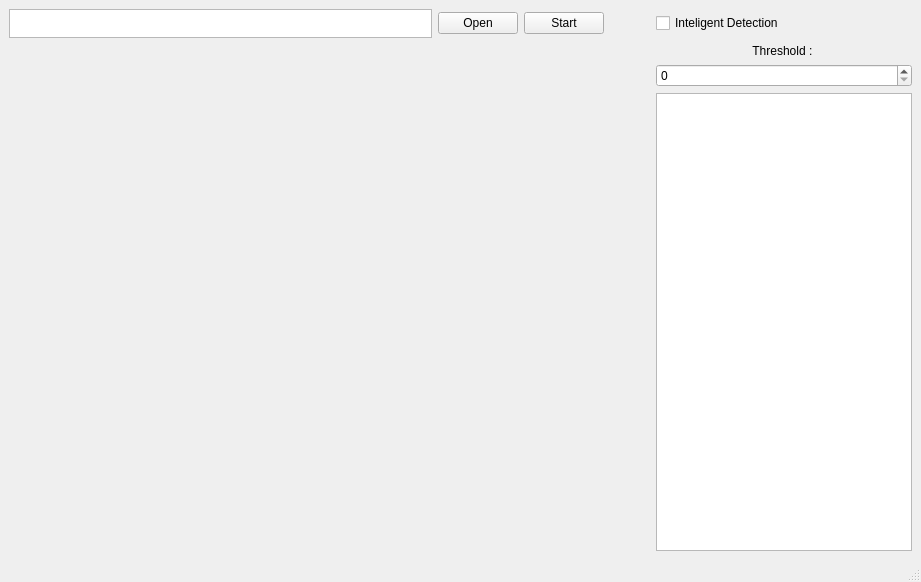
<?xml version="1.0" encoding="UTF-8"?>
<ui version="4.0">
 <class>MainWindow</class>
 <widget class="QMainWindow" name="MainWindow">
  <property name="geometry">
   <rect>
    <x>0</x>
    <y>0</y>
    <width>921</width>
    <height>582</height>
   </rect>
  </property>
  <property name="windowTitle">
   <string>MainWindow</string>
  </property>
  <widget class="QWidget" name="centralwidget">
   <layout class="QGridLayout" name="gridLayout_2">
    <item row="0" column="0">
     <layout class="QGridLayout" name="gridLayout">
      <item row="1" column="0" rowspan="3" colspan="4">
       <widget class="QCustomPlot" name="widget" native="true"/>
      </item>
      <item row="3" column="4">
       <widget class="QTextBrowser" name="textBrowser_2">
        <property name="sizePolicy">
         <sizepolicy hsizetype="Fixed" vsizetype="Expanding">
          <horstretch>0</horstretch>
          <verstretch>0</verstretch>
         </sizepolicy>
        </property>
       </widget>
      </item>
      <item row="0" column="2">
       <widget class="QPushButton" name="pushButton_2">
        <property name="sizePolicy">
         <sizepolicy hsizetype="Fixed" vsizetype="Fixed">
          <horstretch>0</horstretch>
          <verstretch>0</verstretch>
         </sizepolicy>
        </property>
        <property name="text">
         <string>Start</string>
        </property>
       </widget>
      </item>
      <item row="0" column="4">
       <widget class="QCheckBox" name="checkBox">
        <property name="text">
         <string>Inteligent Detection</string>
        </property>
       </widget>
      </item>
      <item row="0" column="3">
       <spacer name="horizontalSpacer">
        <property name="orientation">
         <enum>Qt::Horizontal</enum>
        </property>
        <property name="sizeType">
         <enum>QSizePolicy::Minimum</enum>
        </property>
        <property name="sizeHint" stdset="0">
         <size>
          <width>40</width>
          <height>20</height>
         </size>
        </property>
       </spacer>
      </item>
      <item row="2" column="4">
       <widget class="QSpinBox" name="spinBox"/>
      </item>
      <item row="0" column="1">
       <widget class="QPushButton" name="pushButton">
        <property name="sizePolicy">
         <sizepolicy hsizetype="Fixed" vsizetype="Fixed">
          <horstretch>0</horstretch>
          <verstretch>0</verstretch>
         </sizepolicy>
        </property>
        <property name="text">
         <string>Open</string>
        </property>
       </widget>
      </item>
      <item row="0" column="0">
       <widget class="QTextBrowser" name="textBrowser">
        <property name="maximumSize">
         <size>
          <width>684</width>
          <height>29</height>
         </size>
        </property>
       </widget>
      </item>
      <item row="1" column="4">
       <widget class="QLabel" name="label">
        <property name="text">
         <string>Threshold : </string>
        </property>
        <property name="alignment">
         <set>Qt::AlignCenter</set>
        </property>
       </widget>
      </item>
     </layout>
    </item>
   </layout>
  </widget>
  <widget class="QMenuBar" name="menubar">
   <property name="geometry">
    <rect>
     <x>0</x>
     <y>0</y>
     <width>921</width>
     <height>22</height>
    </rect>
   </property>
  </widget>
  <widget class="QStatusBar" name="statusbar"/>
 </widget>
 <customwidgets>
  <customwidget>
   <class>QCustomPlot</class>
   <extends>QWidget</extends>
   <header>qcustomplot.h</header>
   <container>1</container>
  </customwidget>
 </customwidgets>
 <resources/>
 <connections/>
</ui>
